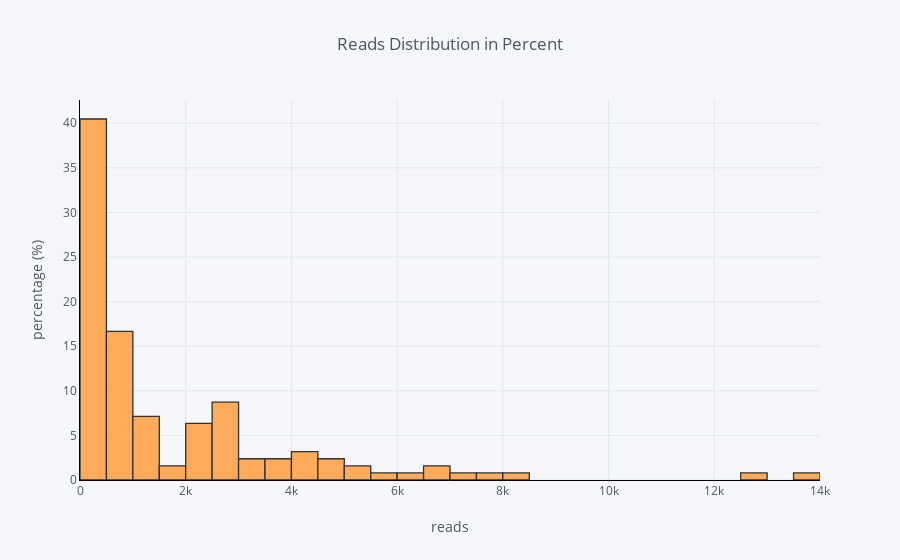

Write notebook code for a chart like this one.
### Markdown cell above
### Percentage Histogram

To get the same chart but instead showing the percentage, we simple pass in `percent` as the histnorm parameter.

### Code cell
df['claps'].iplot(
    kind='hist',
    bins=30,
    xTitle='reads',
    linecolor='black',
    histnorm='percent',
    yTitle='percentage (%)',
    title='Reads Distribution in Percent')

### Figure 1 — Plotly figure (JSON) as saved in the notebook; plotly's stock layout.template omitted (floating-point values rounded to 4 significant figures)
{"data": [{"histfunc": "count", "histnorm": "percent", "marker": {"color": "rgba(255, 153, 51, 1.0)", "line": {"color": "#000000", "width": 1.3}}, "name": "claps", "nbinsx": 30, "opacity": 0.8, "orientation": "v", "type": "histogram", "uid": "7c5cbb54-500d-4782-b3a6-a7685379613d", "x": [2, 18, 50, 0, 0, 0, 73, 234, 2, 0, 682, 58, 5, 7, 87, 23, 4, 113, 8, 17, 8, 4800, 2700, 72, 123, 857, 186, 11, 119, 2000, 4100, 59, 2700, 77, 14, 7000, 1200, 275, 1600, 1600, 1000, 4300, 4980, 12900, 223, 4900, 101, 5900, 548, 895, 6700, 6500, 2700, 1100, 2900, 2600, 2800, 5300, 1300, 1000, 7900, 364, 13500, 4100, 2200, 3900, 6300, 8200, 1300, 5400, 2300, 2700, 2100, 707, 650, 2700, 4100, 822, 830, 3700, 653, 657, 1100, 2800, 3100, 792, 222, 3300, 315, 2500, 976, 2000, 1000, 3200, 651, 2300, 809, 745, 587, 818, 2200, 1300, 630, 2600, 2000, 3600, 440, 728, 893, 205, 529, 121, 361, 31, 0, 24, 0, 5, 6, 0, 424, 443, 412, 329, 309, 75]}], "layout": {"barmode": "overlay", "legend": {"bgcolor": "#F5F6F9", "font": {"color": "#4D5663"}}, "paper_bgcolor": "#F5F6F9", "plot_bgcolor": "#F5F6F9", "title": {"font": {"color": "#4D5663"}, "text": "Reads Distribution in Percent"}, "xaxis": {"gridcolor": "#E1E5ED", "linecolor": "black", "showgrid": true, "tickfont": {"color": "#4D5663"}, "title": {"font": {"color": "#4D5663"}, "text": "reads"}, "zerolinecolor": "#E1E5ED"}, "yaxis": {"gridcolor": "#E1E5ED", "linecolor": "black", "showgrid": true, "tickfont": {"color": "#4D5663"}, "title": {"font": {"color": "#4D5663"}, "text": "percentage (%)"}, "zerolinecolor": "#E1E5ED"}}}
